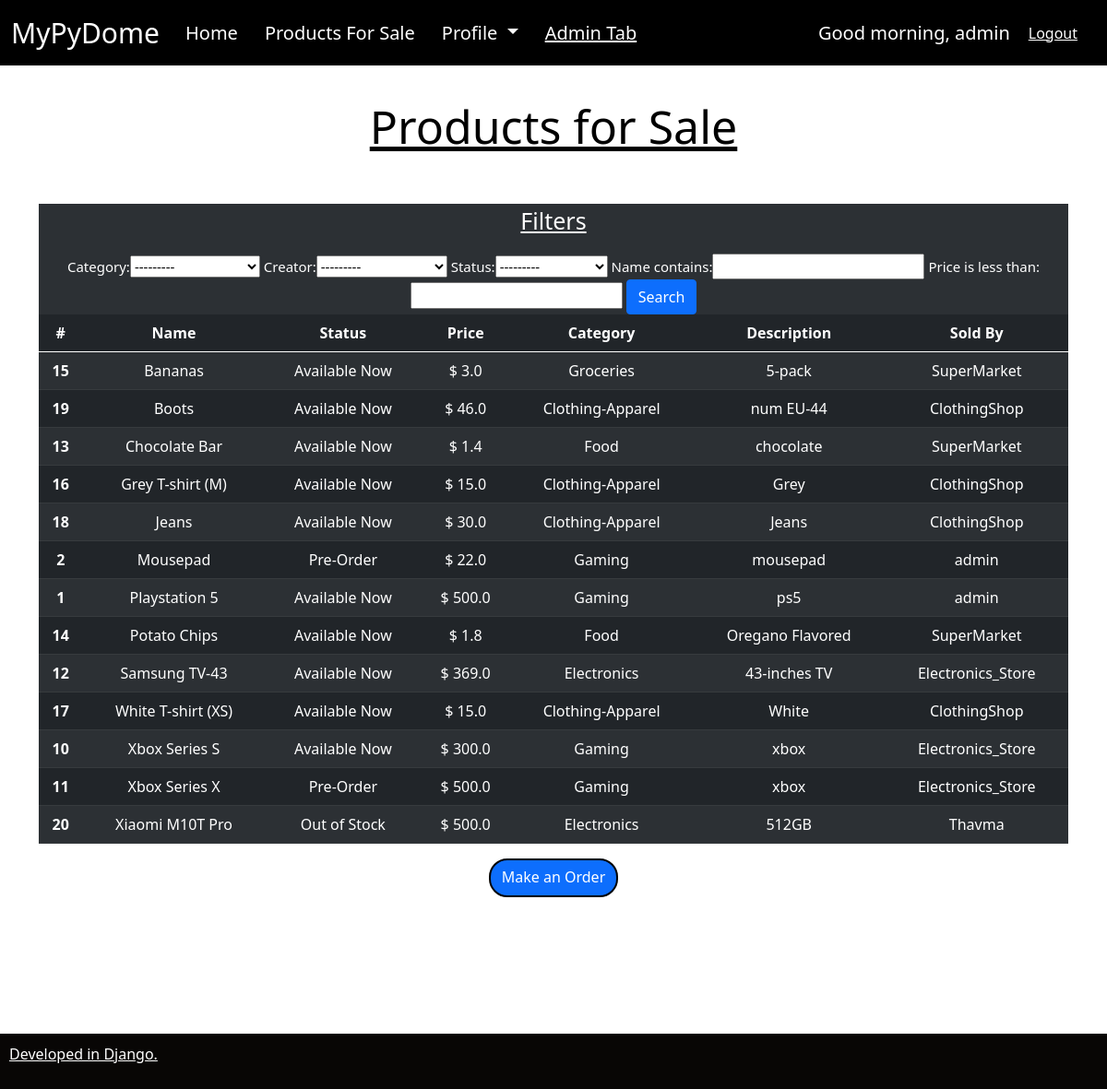
The page /products/products/ (signed in) on the database its author committed.
### products/models.py (models this page shows, shortened)
class Wishlist(models.Model):
    CATEGORY = (
        ('Groceries', 'Groceries'),
        ('Food', 'Food'),
        ('Clothing-Apparel', 'Clothing-Apparel'),
        ('Household', 'Household'),
        ('Appliances', 'Appliances'),
        ('Electronics', 'Electronics'),
        ('Gaming', 'Gaming'),
        ('Computer Parts', 'Computer Parts'),
    )
    STATUS = (
        ('Pre-Order', 'Pre-Order'),
        ('Available Now', 'Available Now'),
    )
    name = models.CharField(max_length=200, null=True)
    price = models.FloatField(null=True)
    stock = models.IntegerField(null=True)
    category = models.CharField(max_length=200, null=True, choices=CATEGORY)
    description = models.CharField(max_length=200, null=True)
    date_created = models.DateTimeField(auto_now_add=True, null=True)
    creator = models.ForeignKey(settings.AUTH_USER_MODEL, null=True, on_delete=models.SET_NULL)
    status = models.CharField(max_length=200, null=True,choices=STATUS)

### products/views.py (the view)
# urls.py: path('products/', views.pruducts_for_sale, name='_products_for_sale'),
@login_required(login_url='accounts')   #an den exw kane login den exw access
def pruducts_for_sale(request):
    products = Wishlist.objects.all().order_by(Lower('name'))
    orders = Order.objects.all()
    myFilter = ProductsForSale(request.GET, queryset=products)
    products = myFilter.qs   # neo 'products' meta so search
    context={'products': products, 'orders': orders, 'myFilter':myFilter}
    return render(request, 'products_for_sale.html', context)

### products/templates/products_for_sale.html
{% extends 'base.html' %}
{% block content %}
<div class="container">
    <H2 align="center" style="font-size: 50px; color:rgb(0, 0, 0); text-decoration: underline;">
        Products for Sale
    </H2>
    <H2>&nbsp;
    </H2>
    <div class='container-fluid' style='opacity:1; background-color:rgb(44, 48, 52)'>
      <p align="center" style="font-size: 25px; color:rgb(255, 255, 255); text-decoration: underline;">
        Filters
      </p>
      <div align="center" class='container-fluid' style="font-size: 15px; color:rgb(255, 255, 255)">
        <form method="get">
          {{myFilter.form }}
          <button  class = 'btn btn-primary' type='submit' >
            Search</button>
        </form>
      </div>
    </div>
    <table style='text-align: center;' class="table table-dark table-striped">
        <thead>
            <tr>
              <th scope="col">#</th>
              <th scope="col">Name</th>
              <th scope="col">Status</th>
              <th scope="col">Price</th>
              <th scope="col">Category</th>
              <th scope="col">Description</th>
              <th scope="col">Sold By</th>
            </tr>
          </thead>
          <tbody>
            {% for item in products %}
            <tr>
              <th scope="row">{{ item.id }}</th>
                <td>{{ item.name }}</td>
                {% if item.stock == 0 %}
                  <td>Out of Stock</td>
                {% endif %}
                {% if item.stock >= 1 %}
                  <td>{{ item.status }}</td>
                {% endif %}
                <td>$ {{ item.price }}</td>
                <td>{{ item.category }}</td>
                <td>{{ item.description }}</td>
                <td>{{item.creator}}</td>
            </tr>
            {% endfor %}
          </tbody>
    </table>
    <div align="center">
        <a class="btn btn-primary" style ="height: 42px; border-radius: 20px; border: 2px solid #000000;" href="/products/create_order" class="btn btn-primary" type="button">Make an Order</a>
    </div>
</div>
{% endblock %}

### templates/navbar.html (shortened to what this page needs)
<nav style = 'position: fixed; width:100%;' class="navbar navbar-expand-lg navbar-dark bg-black" >
    <div class="container-fluid">
      <a style="font-size: 30px; margin-right: 20px; color:white" class="navbar-brand" href="/../home">MyPyDome</a>
      <div class="collapse navbar-collapse" id="navbarSupportedContent">
        <ul class="navbar-nav me-auto mb-2 mb-lg-0">
          <li class="nav-item">
            <a style="font-size: 20px; margin-right: 13px; color:white" class="nav-link active" aria-current="page" href="/../home">Home</a>
          </li>
          {% if request.user.is_staff == 0  or request.user.is_superuser == 1 %}
            <li>
              <a style="font-size: 20px; margin-right: 13px; color:white" class="nav-link active" aria-current="page"  href="/products/products/">Products For Sale</a>
            </li>
          {% endif %}
          <li class="nav-item dropdown">
            <a style="font-size: 20px; margin-right: 13px; color:rgb(253, 253, 253)" class="nav-link dropdown-toggle" href="#" id="navbarDropdown" role="button" data-bs-toggle="dropdown" aria-expanded="false">
              Profile
            </a>
          </li>
          {% if request.user.username == 'admin'  %}
          <li class="nav-item">
            <a style = "text-decoration: underline; color:white; font-size: 20px;"class="nav-link" href="/admin" tabindex="-1">Admin Tab</a>
          </li>
          {% endif %}
        </ul>
        <span style="font-size: 20px; color:white" id="greet"></span>
        <span style="font-size: 20px; margin-right: 20px; color:white">, {{request.user}}</span>
        <span><a style="margin-right: 20px; color:white" href="/accounts/logout">Logout</a></span>
      </div>
    </div>
  </nav>

### rows shown on the page
Wishlist: id "15", name "Bananas", status "Available Now", price "3.0", category "Groceries", description "5-pack", creator "SuperMarket"
Wishlist: id "19", name "Boots", status "Available Now", price "46.0", category "Clothing-Apparel", description "num EU-44", creator "ClothingShop"
Wishlist: id "13", name "Chocolate Bar", status "Available Now", price "1.4", category "Food", description "chocolate", creator "SuperMarket"
Wishlist: id "16", name "Grey T-shirt (M)", status "Available Now", price "15.0", category "Clothing-Apparel", description "Grey", creator "ClothingShop"
Wishlist: id "18", name "Jeans", status "Available Now", price "30.0", category "Clothing-Apparel", description "Jeans", creator "ClothingShop"
Wishlist: id "2", name "Mousepad", status "Pre-Order", price "22.0", category "Gaming", description "mousepad", creator "admin"
Wishlist: id "1", name "Playstation 5", status "Available Now", price "500.0", category "Gaming", description "ps5", creator "admin"
Wishlist: id "14", name "Potato Chips", status "Available Now", price "1.8", category "Food", description "Oregano Flavored", creator "SuperMarket"
Wishlist: id "12", name "Samsung TV-43", status "Available Now", price "369.0", category "Electronics", description "43-inches TV", creator "Electronics_Store"
Wishlist: id "17", name "White T-shirt (XS)", status "Available Now", price "15.0", category "Clothing-Apparel", description "White", creator "ClothingShop"
Wishlist: id "10", name "Xbox Series S", status "Available Now", price "300.0", category "Gaming", description "xbox", creator "Electronics_Store"
Wishlist: id "11", name "Xbox Series X", status "Pre-Order", price "500.0", category "Gaming", description "xbox", creator "Electronics_Store"
Wishlist: id "20", name "Xiaomi M10T Pro", stock "Out of Stock", price "500.0", category "Electronics", description "512GB", creator "Thavma"

### other values the page prints
{{ request.user }} "admin"
